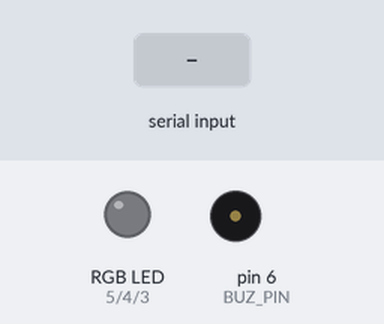
Bench run of a sketch on a simulated Arduino Uno, built with avr-gcc and run on an emulated ATmega328P. Shown: an RGB LED mixed from three pins (HIGH = lit), buzzer (waves = sounding). The inputs (shaded band) are chosen by the test bench. Pins used as bus, display or sensor lines are not drawn.

Above: at 1.2 s.
1.3 s: "0" received over Serial
At 1.7 s:
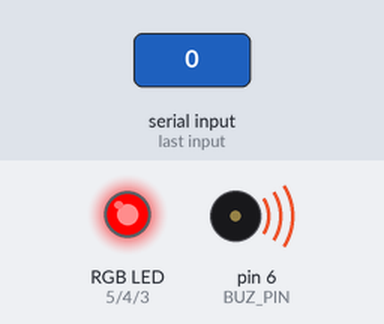
3.3 s: "1" received over Serial
At 3.7 s:
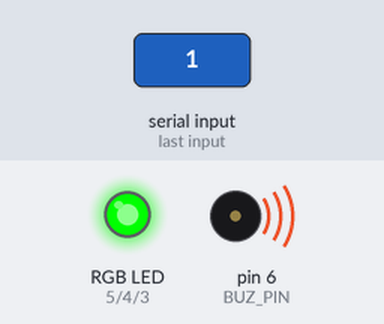
Timing chart, 0 to 6.3 s (numbered marks = the images above; inputs shaded):
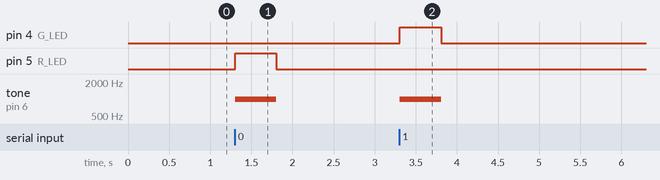

Measured:
- after the input at 1.3 s, pin 5 (R_LED): LOW → HIGH at once, → LOW 0.50 s later; tone on pin 6 (BUZ_PIN): silent → 1000 Hz at once, → silent 0.50 s later
- after the input at 3.3 s, pin 4 (G_LED): LOW → HIGH at once, → LOW 0.50 s later; tone on pin 6 (BUZ_PIN): silent → 1000 Hz at once, → silent 0.50 s later

The sketch:

stella-reader.ino
```cpp
#include <SPI.h>
#include <MFRC522.h>

#define SS_PIN 10
#define RST_PIN 9
#define R_LED 5
#define G_LED 4
#define B_LED 3
#define BUZ_PIN 6

MFRC522 reader(SS_PIN, RST_PIN);

void setup() {
  pinMode(BUZ_PIN, OUTPUT);

  Serial.begin(9600);
  SPI.begin();
  reader.PCD_Init();
}

void loop() {
  read_input();

  if(!reader.PICC_IsNewCardPresent() || !reader.PICC_ReadCardSerial())
    return;

  char buf[10] = "";
  bytes_to_string(reader.uid.uidByte, 4, buf);
  Serial.println(buf);

  reader.PICC_HaltA();
}

void read_input() {
  if(Serial.available() > 0) {
    byte input = Serial.read();

    switch(input) {
      case '0':
        RGB_color(255,0,0);
        tone(BUZ_PIN,1000,500);
        delay(500);
        RGB_color(0,0,0);
        break;
      case '1':
        RGB_color(0,255,0);
        tone(BUZ_PIN,1000,500);
        delay(500);
        RGB_color(0,0,0);
        break;
      case 'c':
        Serial.println("STELLA_READER");
        break;
    }
  }
}

void bytes_to_string(byte array[], unsigned int len, char buffer[]) {
  for (unsigned int i = 0; i < len; i++) {
    byte nib1 = (array[i] >> 4) & 0x0F;
    byte nib2 = (array[i] >> 0) & 0x0F;
    buffer[i*2+0] = nib1 < 0xA ? '0' + nib1 : 'A' + nib1 - 0xA;
    buffer[i*2+1] = nib2 < 0xA ? '0' + nib1 : 'A' + nib1 - 0xA;
  }
  buffer[len*2] = '\0';
}

void RGB_color(int red, int green, int blue) {
  analogWrite(R_LED, red);
  analogWrite(G_LED, green);
  analogWrite(B_LED, blue);
}
```
